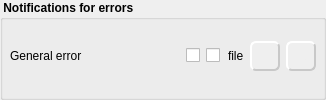
              <widget class="QGroupBox" name="mGrpStyle_5">
               <property name="font">
                <font>
                 <weight>75</weight>
                 <bold>true</bold>
                </font>
               </property>
               <property name="title">
                <string> Notifications for errors</string>
               </property>
               <layout class="QVBoxLayout" name="verticalLayout_17">
                <property name="leftMargin">
                 <number>7</number>
                </property>
                <property name="topMargin">
                 <number>3</number>
                </property>
                <property name="rightMargin">
                 <number>7</number>
                </property>
                <property name="bottomMargin">
                 <number>7</number>
                </property>
                <item>
                 <layout class="QHBoxLayout" name="horizontalLayout_37">
                  <item>
                   <widget class="QLabel" name="label_15">
                    <property name="minimumSize">
                     <size>
                      <width>170</width>
                      <height>30</height>
                     </size>
                    </property>
                    <property name="maximumSize">
                     <size>
                      <width>170</width>
                      <height>16777215</height>
                     </size>
                    </property>
                    <property name="font">
                     <font>
                      <family>MS Shell Dlg 2</family>
                      <weight>50</weight>
                      <bold>false</bold>
                     </font>
                    </property>
                    <property name="text">
                     <string>General error</string>
                    </property>
                    <property name="alignment">
                     <set>Qt::AlignLeading|Qt::AlignLeft|Qt::AlignVCenter</set>
                    </property>
                   </widget>
                  </item>
                  <item>
                   <widget class="QCheckBox" name="mCbNotifySystrayError">
                    <property name="font">
                     <font>
                      <pointsize>9</pointsize>
                      <weight>50</weight>
                      <bold>false</bold>
                     </font>
                    </property>
                    <property name="toolTip">
                     <string>show message in the systray</string>
                    </property>
                    <property name="text">
                     <string/>
                    </property>
                    <property name="icon">
                     <iconset resource="../../resources/Icons.qrc">
                      <normaloff>:/images/22_22/Message.png</normaloff>:/images/22_22/Message.png</iconset>
                    </property>
                    <property name="iconSize">
                     <size>
                      <width>22</width>
                      <height>22</height>
                     </size>
                    </property>
                   </widget>
                  </item>
                  <item>
                   <widget class="QCheckBox" name="mCbNotifySoundError">
                    <property name="font">
                     <font>
                      <pointsize>9</pointsize>
                      <weight>50</weight>
                      <bold>false</bold>
                     </font>
                    </property>
                    <property name="toolTip">
                     <string>play sound file</string>
                    </property>
                    <property name="text">
                     <string/>
                    </property>
                    <property name="icon">
                     <iconset resource="../../resources/Icons.qrc">
                      <normaloff>:/images/22_22/SpeakerLoud.png</normaloff>:/images/22_22/SpeakerLoud.png</iconset>
                    </property>
                    <property name="iconSize">
                     <size>
                      <width>22</width>
                      <height>22</height>
                     </size>
                    </property>
                   </widget>
                  </item>
                  <item>
                   <spacer name="horizontalSpacer_39">
                    <property name="orientation">
                     <enum>Qt::Horizontal</enum>
                    </property>
                    <property name="sizeType">
                     <enum>QSizePolicy::MinimumExpanding</enum>
                    </property>
                    <property name="sizeHint" stdset="0">
                     <size>
                      <width>2</width>
                      <height>20</height>
                     </size>
                    </property>
                   </spacer>
                  </item>
                  <item>
                   <widget class="QLabel" name="mLbNotifySoundErrorFile">
                    <property name="font">
                     <font>
                      <family>MS Shell Dlg 2</family>
                      <weight>50</weight>
                      <bold>false</bold>
                     </font>
                    </property>
                    <property name="text">
                     <string>file</string>
                    </property>
                   </widget>
                  </item>
                  <item>
                   <widget class="QPushButton" name="mPbNotifySoundErrorFile">
                    <property name="minimumSize">
                     <size>
                      <width>30</width>
                      <height>30</height>
                     </size>
                    </property>
                    <property name="maximumSize">
                     <size>
                      <width>30</width>
                      <height>30</height>
                     </size>
                    </property>
                    <property name="toolTip">
                     <string>select sound file to play</string>
                    </property>
                    <property name="styleSheet">
                     <string notr="true">QPushButton{
background-color: rgb(239, 239, 239);
color: rgb(239, 239, 239);
border-style: outset;
border-width: 2px;
border-color:  rgb(200, 200, 200);
border-radius: 6px;
}
QPushButton:pressed{
background-color: rgb(150, 150, 150);
} </string>
                    </property>
                    <property name="text">
                     <string/>
                    </property>
                    <property name="icon">
                     <iconset resource="../../resources/Icons.qrc">
                      <normaloff>:/images/22_22/BoxOpen.png</normaloff>:/images/22_22/BoxOpen.png</iconset>
                    </property>
                    <property name="iconSize">
                     <size>
                      <width>22</width>
                      <height>22</height>
                     </size>
                    </property>
                   </widget>
                  </item>
                  <item>
                   <widget class="QToolButton" name="mTbPlaySoundErrorFile">
                    <property name="minimumSize">
                     <size>
                      <width>30</width>
                      <height>30</height>
                     </size>
                    </property>
                    <property name="maximumSize">
                     <size>
                      <width>30</width>
                      <height>30</height>
                     </size>
                    </property>
                    <property name="toolTip">
                     <string>play selected sound file</string>
                    </property>
                    <property name="styleSheet">
                     <string notr="true">QToolButton{
background-color: rgb(239, 239, 239);
color: rgb(239, 239, 239);
border-style: outset;
border-width: 2px;
border-color:  rgb(200, 200, 200);
border-radius: 6px;
}
QToolButton:pressed{
background-color: rgb(150, 150, 150);
} 
</string>
                    </property>
                    <property name="text">
                     <string>...</string>
                    </property>
                    <property name="icon">
                     <iconset resource="../../resources/Icons.qrc">
                      <normaloff>:/images/22_22/AV_Play.png</normaloff>:/images/22_22/AV_Play.png</iconset>
                    </property>
                    <property name="iconSize">
                     <size>
                      <width>22</width>
                      <height>22</height>
                     </size>
                    </property>
                   </widget>
                  </item>
                 </layout>
                </item>
               </layout>
              </widget>
